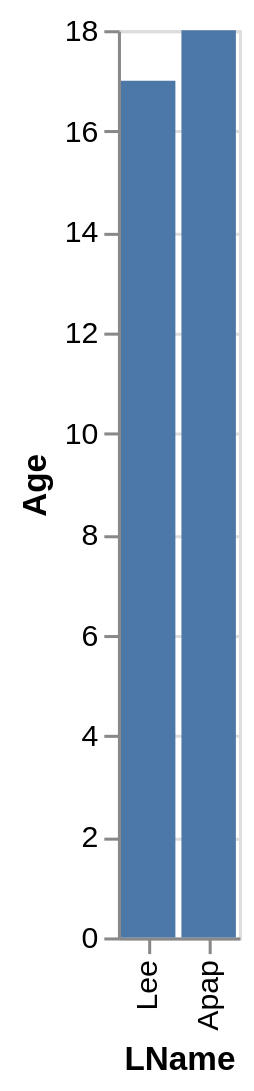

Vega-Lite specification for this chart:
### Vega-Lite specification from a JSON file in a GitHub repository (floating-point values rounded to 4 significant figures)
{"data": {"values": [{"x_data": "Apap", "y_data": 18}, {"x_data": "Lee", "y_data": 17}]}, "mark": "bar", "encoding": {"x": {"field": "x_data", "type": "nominal", "title": "LName", "sort": "descending"}, "y": {"field": "y_data", "type": "quantitative", "title": "Age"}}}
